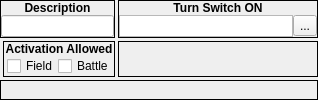
       <widget class="QWidget" name="wSwitch">
        <layout class="QVBoxLayout" name="verticalLayout_10">
         <property name="spacing">
          <number>3</number>
         </property>
         <property name="margin">
          <number>0</number>
         </property>
         <item>
          <layout class="QHBoxLayout" name="horizontalLayout_117">
           <property name="spacing">
            <number>3</number>
           </property>
           <item>
            <widget class="QFrame" name="frame_135">
             <property name="sizePolicy">
              <sizepolicy hsizetype="Preferred" vsizetype="Fixed">
               <horstretch>0</horstretch>
               <verstretch>0</verstretch>
              </sizepolicy>
             </property>
             <property name="focusPolicy">
              <enum>Qt::ClickFocus</enum>
             </property>
             <property name="frameShape">
              <enum>QFrame::Box</enum>
             </property>
             <property name="frameShadow">
              <enum>QFrame::Plain</enum>
             </property>
             <layout class="QVBoxLayout" name="verticalLayout_252">
              <property name="spacing">
               <number>0</number>
              </property>
              <property name="margin">
               <number>0</number>
              </property>
              <item>
               <widget class="QLabel" name="label_193">
                <property name="sizePolicy">
                 <sizepolicy hsizetype="Preferred" vsizetype="Fixed">
                  <horstretch>0</horstretch>
                  <verstretch>0</verstretch>
                 </sizepolicy>
                </property>
                <property name="font">
                 <font>
                  <weight>75</weight>
                  <bold>true</bold>
                 </font>
                </property>
                <property name="focusPolicy">
                 <enum>Qt::ClickFocus</enum>
                </property>
                <property name="text">
                 <string>Description</string>
                </property>
                <property name="alignment">
                 <set>Qt::AlignCenter</set>
                </property>
               </widget>
              </item>
              <item>
               <widget class="QWidget" name="widget_149" native="true">
                <property name="focusPolicy">
                 <enum>Qt::ClickFocus</enum>
                </property>
                <layout class="QVBoxLayout" name="verticalLayout_253">
                 <property name="spacing">
                  <number>0</number>
                 </property>
                 <property name="margin">
                  <number>0</number>
                 </property>
                 <item>
                  <widget class="QLineEdit" name="switch_leDescription">
                   <property name="focusPolicy">
                    <enum>Qt::ClickFocus</enum>
                   </property>
                   <property name="maxLength">
                    <number>64</number>
                   </property>
                  </widget>
                 </item>
                </layout>
               </widget>
              </item>
             </layout>
            </widget>
           </item>
           <item>
            <widget class="QFrame" name="frame_134">
             <property name="sizePolicy">
              <sizepolicy hsizetype="Expanding" vsizetype="Fixed">
               <horstretch>0</horstretch>
               <verstretch>0</verstretch>
              </sizepolicy>
             </property>
             <property name="minimumSize">
              <size>
               <width>200</width>
               <height>38</height>
              </size>
             </property>
             <property name="maximumSize">
              <size>
               <width>200</width>
               <height>38</height>
              </size>
             </property>
             <property name="focusPolicy">
              <enum>Qt::ClickFocus</enum>
             </property>
             <property name="frameShape">
              <enum>QFrame::Box</enum>
             </property>
             <property name="frameShadow">
              <enum>QFrame::Plain</enum>
             </property>
             <layout class="QVBoxLayout" name="verticalLayout_254">
              <property name="spacing">
               <number>0</number>
              </property>
              <property name="margin">
               <number>0</number>
              </property>
              <item>
               <widget class="QLabel" name="label_194">
                <property name="sizePolicy">
                 <sizepolicy hsizetype="Preferred" vsizetype="Fixed">
                  <horstretch>0</horstretch>
                  <verstretch>0</verstretch>
                 </sizepolicy>
                </property>
                <property name="font">
                 <font>
                  <weight>75</weight>
                  <bold>true</bold>
                 </font>
                </property>
                <property name="focusPolicy">
                 <enum>Qt::ClickFocus</enum>
                </property>
                <property name="text">
                 <string>Turn Switch ON</string>
                </property>
                <property name="alignment">
                 <set>Qt::AlignCenter</set>
                </property>
               </widget>
              </item>
              <item>
               <widget class="QWidget" name="widget_150" native="true">
                <property name="focusPolicy">
                 <enum>Qt::ClickFocus</enum>
                </property>
                <layout class="QHBoxLayout" name="horizontalLayout_118">
                 <property name="spacing">
                  <number>0</number>
                 </property>
                 <property name="margin">
                  <number>0</number>
                 </property>
                 <item>
                  <widget class="QListWidget" name="switch_lwSwitch">
                   <property name="sizePolicy">
                    <sizepolicy hsizetype="Expanding" vsizetype="Fixed">
                     <horstretch>0</horstretch>
                     <verstretch>0</verstretch>
                    </sizepolicy>
                   </property>
                   <property name="focusPolicy">
                    <enum>Qt::ClickFocus</enum>
                   </property>
                   <property name="editTriggers">
                    <set>QAbstractItemView::NoEditTriggers</set>
                   </property>
                  </widget>
                 </item>
                 <item>
                  <widget class="QToolButton" name="switch_tbBrowseSwitches">
                   <property name="focusPolicy">
                    <enum>Qt::ClickFocus</enum>
                   </property>
                   <property name="text">
                    <string>...</string>
                   </property>
                   <property name="icon">
                    <iconset resource="gui_icons.qrc">
                     <normaloff>:/icons/fileopen.png</normaloff>:/icons/fileopen.png</iconset>
                   </property>
                  </widget>
                 </item>
                </layout>
               </widget>
              </item>
             </layout>
            </widget>
           </item>
          </layout>
         </item>
         <item>
          <layout class="QHBoxLayout" name="horizontalLayout_120">
           <property name="spacing">
            <number>3</number>
           </property>
           <item>
            <widget class="QFrame" name="frame_137">
             <property name="sizePolicy">
              <sizepolicy hsizetype="Preferred" vsizetype="Preferred">
               <horstretch>0</horstretch>
               <verstretch>0</verstretch>
              </sizepolicy>
             </property>
             <property name="focusPolicy">
              <enum>Qt::ClickFocus</enum>
             </property>
             <property name="frameShape">
              <enum>QFrame::Box</enum>
             </property>
             <property name="frameShadow">
              <enum>QFrame::Plain</enum>
             </property>
            </widget>
           </item>
           <item>
            <widget class="QFrame" name="frame_136">
             <property name="sizePolicy">
              <sizepolicy hsizetype="Preferred" vsizetype="Fixed">
               <horstretch>0</horstretch>
               <verstretch>0</verstretch>
              </sizepolicy>
             </property>
             <property name="focusPolicy">
              <enum>Qt::ClickFocus</enum>
             </property>
             <property name="frameShape">
              <enum>QFrame::Box</enum>
             </property>
             <property name="frameShadow">
              <enum>QFrame::Plain</enum>
             </property>
             <layout class="QVBoxLayout" name="verticalLayout_255">
              <property name="spacing">
               <number>0</number>
              </property>
              <property name="margin">
               <number>0</number>
              </property>
              <item>
               <widget class="QLabel" name="label_195">
                <property name="sizePolicy">
                 <sizepolicy hsizetype="Preferred" vsizetype="Fixed">
                  <horstretch>0</horstretch>
                  <verstretch>0</verstretch>
                 </sizepolicy>
                </property>
                <property name="font">
                 <font>
                  <weight>75</weight>
                  <bold>true</bold>
                 </font>
                </property>
                <property name="focusPolicy">
                 <enum>Qt::ClickFocus</enum>
                </property>
                <property name="text">
                 <string>Activation Allowed</string>
                </property>
                <property name="alignment">
                 <set>Qt::AlignCenter</set>
                </property>
               </widget>
              </item>
              <item>
               <widget class="QWidget" name="widget_151" native="true">
                <property name="focusPolicy">
                 <enum>Qt::ClickFocus</enum>
                </property>
                <layout class="QHBoxLayout" name="horizontalLayout_119">
                 <property name="spacing">
                  <number>0</number>
                 </property>
                 <property name="leftMargin">
                  <number>3</number>
                 </property>
                 <property name="topMargin">
                  <number>0</number>
                 </property>
                 <property name="rightMargin">
                  <number>0</number>
                 </property>
                 <property name="bottomMargin">
                  <number>0</number>
                 </property>
                 <item>
                  <widget class="QCheckBox" name="switch_cbAllowField">
                   <property name="sizePolicy">
                    <sizepolicy hsizetype="Fixed" vsizetype="Fixed">
                     <horstretch>0</horstretch>
                     <verstretch>0</verstretch>
                    </sizepolicy>
                   </property>
                   <property name="focusPolicy">
                    <enum>Qt::ClickFocus</enum>
                   </property>
                   <property name="text">
                    <string>Field</string>
                   </property>
                  </widget>
                 </item>
                 <item>
                  <widget class="QCheckBox" name="switch_cbAllowBattle">
                   <property name="sizePolicy">
                    <sizepolicy hsizetype="Fixed" vsizetype="Fixed">
                     <horstretch>0</horstretch>
                     <verstretch>0</verstretch>
                    </sizepolicy>
                   </property>
                   <property name="focusPolicy">
                    <enum>Qt::ClickFocus</enum>
                   </property>
                   <property name="text">
                    <string>Battle</string>
                   </property>
                  </widget>
                 </item>
                </layout>
               </widget>
              </item>
             </layout>
            </widget>
           </item>
           <item>
            <widget class="QFrame" name="frame_138">
             <property name="minimumSize">
              <size>
               <width>200</width>
               <height>0</height>
              </size>
             </property>
             <property name="maximumSize">
              <size>
               <width>200</width>
               <height>16777215</height>
              </size>
             </property>
             <property name="focusPolicy">
              <enum>Qt::ClickFocus</enum>
             </property>
             <property name="frameShape">
              <enum>QFrame::Box</enum>
             </property>
             <property name="frameShadow">
              <enum>QFrame::Plain</enum>
             </property>
            </widget>
           </item>
          </layout>
         </item>
         <item>
          <widget class="QFrame" name="frame_139">
           <property name="sizePolicy">
            <sizepolicy hsizetype="Preferred" vsizetype="Expanding">
             <horstretch>0</horstretch>
             <verstretch>0</verstretch>
            </sizepolicy>
           </property>
           <property name="focusPolicy">
            <enum>Qt::ClickFocus</enum>
           </property>
           <property name="frameShape">
            <enum>QFrame::Box</enum>
           </property>
           <property name="frameShadow">
            <enum>QFrame::Plain</enum>
           </property>
          </widget>
         </item>
        </layout>
       </widget>
